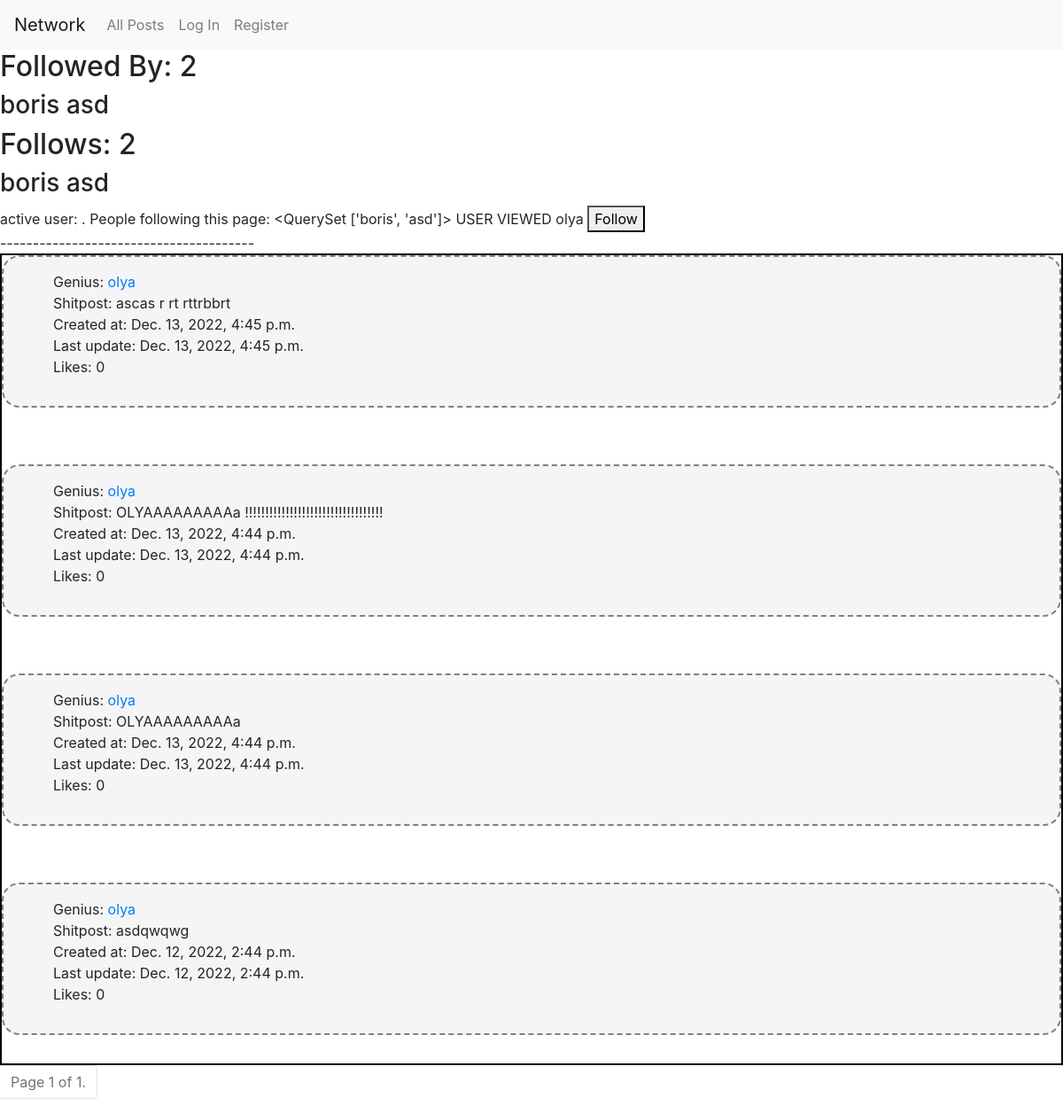
The page /user/olya on the database as committed earlier.
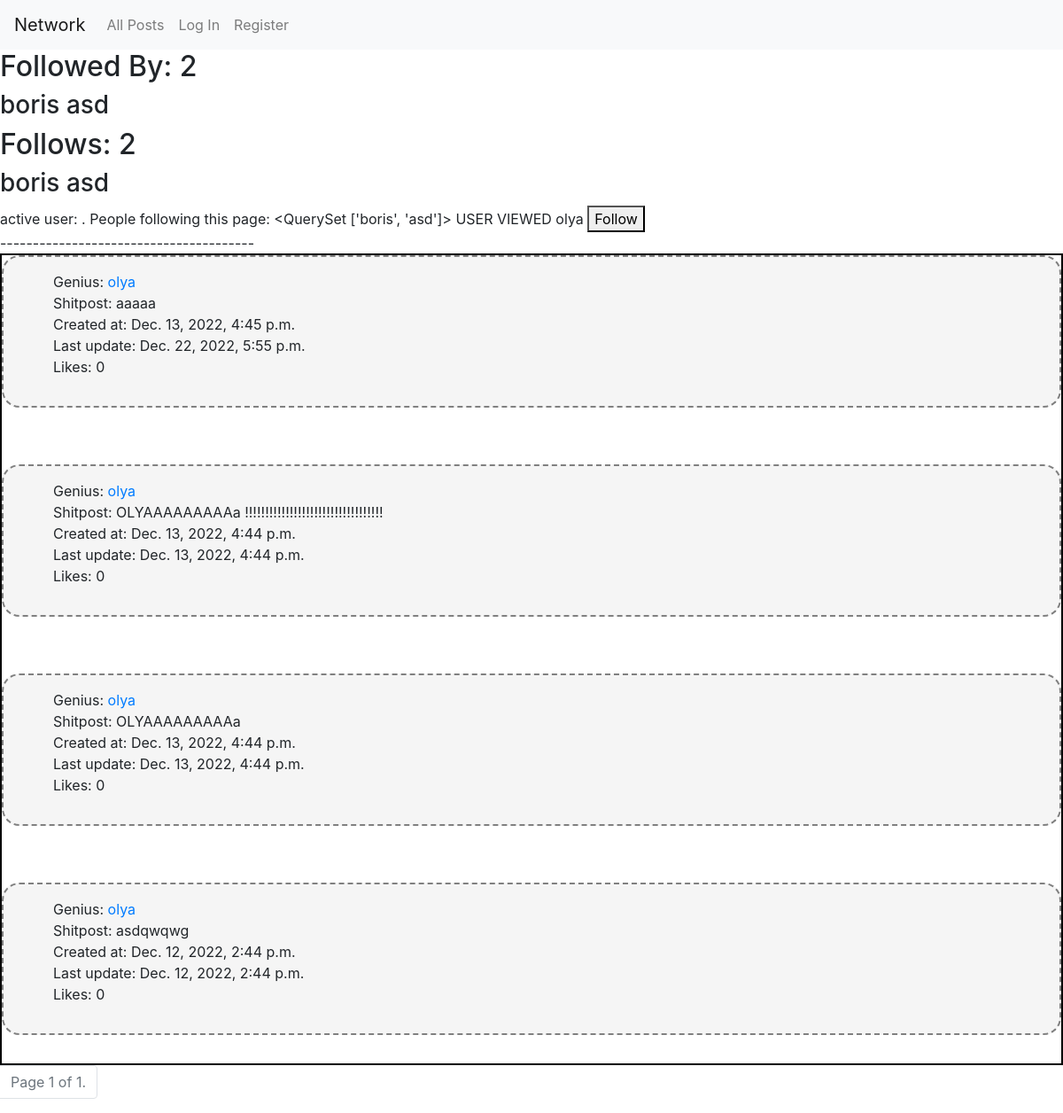
The same page on the database as committed later.
### network/models.py (models this page shows)
class Post(models.Model):
    author = models.ForeignKey(User, on_delete=models.CASCADE)
    text = models.CharField(max_length=140, blank=False)
    created_at = models.DateTimeField(auto_now_add=True)
    updated_at = models.DateTimeField(auto_now=True)
    liked_by = models.ManyToManyField(User, blank=True, related_name='liked_posts')

class User(AbstractUser):
    followed_by = models.ManyToManyField('self', symmetrical=False, related_name='is_following', blank=True)
    pass

### network/views.py (the view, shortened to what this page needs)
# urls.py: path('user/<str:profile>', views.ProfilePages.as_view(), name='profile'),
@method_decorator(csrf_exempt, name='dispatch')
class ProfilePages(ListView):
    model = Post
    paginate_by = 10
    template_name = 'network/profile.html'
    def get_queryset(self):
        user = User.objects.get(username=self.kwargs['profile'])
        result = Post.objects.filter(author=user)
        return result.order_by('-created_at')
    def get_context_data(self, **kwargs):
        user = User.objects.get(username=self.kwargs['profile'])
        context = super().get_context_data(**kwargs)
        context['user_viewed'] =  user.username
        context['followed_by'] = user.followed_by.values_list('username', flat=True)
        context['is_following'] = user.is_following.all()
        return context

### network/templates/network/profile.html (shortened to what this page needs)
{% extends 'network/layout.html'%} {% load static %}
{%block body%}
<h2>Followed By: {{followed_by | length }}</h2>
<h3>{% for follower in followed_by %} {{follower}} {%endfor%}</h3>
<h2>Follows: {{is_following | length }}</h2>
<h3>{% for follows in is_following %} {{follows}} {%endfor%}</h3>
{% if user.username != user_viewed %}
<div id="follow-button-div">
  active user: {{ user.username }}. People following this page:
  {{followed_by}}
  USER VIEWED {{ user_viewed }}
  <button id="follow-button" data-profile='{{ user_viewed }}'>
    {% if user.username in followed_by.all %} Unfollow {% else %} Follow {% endif %}
  </button>
</div>
{%endif%}
---------------------------------------
<div class="posts">
  {% for post in page_obj %}
  <div class="post" id='post{{post.pk}}'>
    <ul>
      <li>Genius: <a href="{% url 'profile' post.author %}">{{post.author}} <a></li>
          <li class='post-text'>Shitpost: {{post.text}}</li>
      <li>Created at: {{post.created_at}}</li>
      <li>Last update: {{post.updated_at}}</li>
      <li>Likes: {{post.liked_by | length}}</li>
    </ul>
  </div>
  {% endfor %}
</div>
  <nav aria-label="Page navigation example">
      <ul class="pagination">
   <li class="page-item disabled"> <a href="#" class="page-link">
      Page {{ page_obj.number }} of {{ page_obj.paginator.num_pages }}.
    </a>
    </li>
  </ul>
</nav>
{%endblock%}

Rows that differ between the two databases and show on the page:
changed Post: text "ascas r rt rttrbbrt" → "aaaaa"; updated_at "Dec. 13, 2022, 4:45 p.m." → "Dec. 22, 2022, 5:55 p.m."
